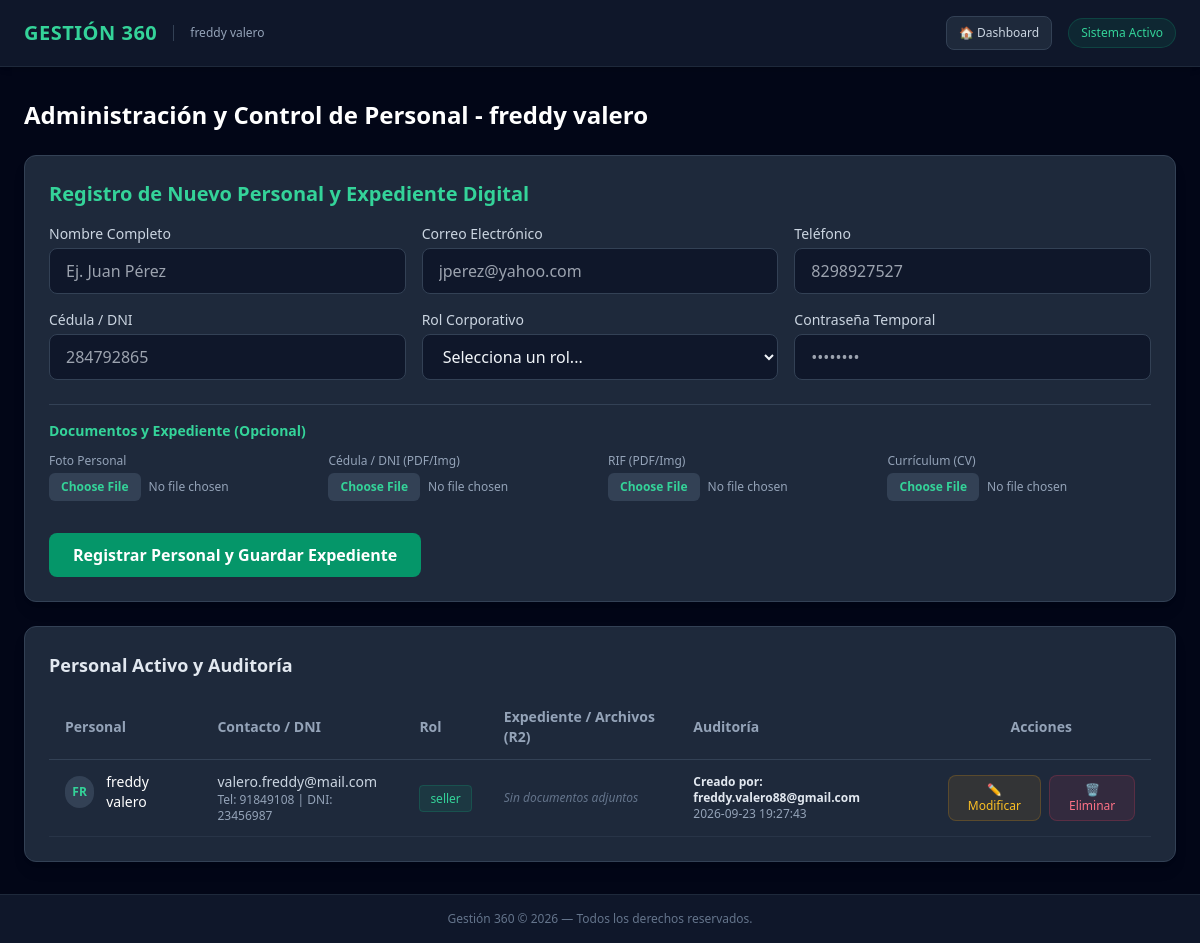
Page /personal/ (signed in) on the committed database.
### tables this page shows
CREATE TABLE users (
            id INTEGER PRIMARY KEY AUTOINCREMENT,
            business_id INTEGER,
            name TEXT NOT NULL,
            email TEXT UNIQUE NOT NULL,
            phone TEXT,
            dni TEXT UNIQUE NOT NULL,
            role TEXT NOT NULL,
            password TEXT NOT NULL,
            photo TEXT,
            dni_doc TEXT,
            rif_doc TEXT,
            cv_doc TEXT,
            created_by TEXT,
            created_at TIMESTAMP DEFAULT CURRENT_TIMESTAMP
        );

### routes/personal_routes.py (the view)
@personal_bp.route('/', methods=['GET'])
def personal_view():
    company_name = session.get('company_name', 'Mi Empresa')
    company_rif = session.get('company_rif', 'J-00000000-0')
    staff_members = []
    try:
        engine = get_db_connection()
        metadata = sqlalchemy.MetaData()
        users_table = sqlalchemy.Table('users', metadata, autoload_with=engine)
        with engine.connect() as connection:
            stmt = sqlalchemy.select(users_table)
            result = connection.execute(stmt).fetchall()
            staff_members = [dict(row._mapping) for row in result]
    except Exception as e:
        print(f"Error cargando personal: {e}")
    return render_template("personal/index.html", company_name=company_name, staff_members=staff_members)

### utils.py (called while the page is built)
def get_db_connection():
    DATABASE_URL = os.getenv("DATABASE_URL")
    return sqlalchemy.create_engine(DATABASE_URL)

### templates/personal/index.html (shortened to what this page needs)
{% extends "base.html" %}
{% block header_title %}Administración y Control de Personal - {{ company_name }}{% endblock %}
{% block content %}
<div class="space-y-6">
    <div class="bg-slate-800 border border-slate-700 p-6 rounded-xl shadow-lg">
        <h3 class="text-xl font-bold text-emerald-400 mb-4">Registro de Nuevo Personal y Expediente Digital</h3>
        <form action="/personal/api/create" method="POST" enctype="multipart/form-data" class="grid grid-cols-1 md:grid-cols-3 gap-4">
            <div>
                <label class="block text-sm font-medium text-slate-300 mb-1">Nombre Completo</label>
                <input type="text" name="name" required class="w-full bg-slate-900 border border-slate-700 rounded-lg px-4 py-2.5 text-slate-100 focus:outline-none focus:border-emerald-500" placeholder="Ej. Juan Pérez">
            </div>
            <div>
                <label class="block text-sm font-medium text-slate-300 mb-1">Correo Electrónico</label>
                <input type="email" name="email" required class="w-full bg-slate-900 border border-slate-700 rounded-lg px-4 py-2.5 text-slate-100 focus:outline-none focus:border-emerald-500" placeholder="jperez@yahoo.com">
            </div>
            <div>
                <label class="block text-sm font-medium text-slate-300 mb-1">Teléfono</label>
                <input type="text" name="phone" class="w-full bg-slate-900 border border-slate-700 rounded-lg px-4 py-2.5 text-slate-100 focus:outline-none focus:border-emerald-500" placeholder="8298927527">
            </div>
            <div>
                <label class="block text-sm font-medium text-slate-300 mb-1">Cédula / DNI</label>
                <input type="text" name="dni" required class="w-full bg-slate-900 border border-slate-700 rounded-lg px-4 py-2.5 text-slate-100 focus:outline-none focus:border-emerald-500" placeholder="284792865">
            </div>
            <div>
                <label class="block text-sm font-medium text-slate-300 mb-1">Rol Corporativo</label>
                <select name="role" required class="w-full bg-slate-900 border border-slate-700 rounded-lg px-4 py-2.5 text-slate-100 focus:outline-none focus:border-emerald-500">
                    <option value="" disabled selected>Selecciona un rol...</option>
                </select>
            </div>
            <div>
                <label class="block text-sm font-medium text-slate-300 mb-1">Contraseña Temporal</label>
                <input type="password" name="password" required class="w-full bg-slate-900 border border-slate-700 rounded-lg px-4 py-2.5 text-slate-100 focus:outline-none focus:border-emerald-500" placeholder="••••••••">
            </div>
            <div class="md:col-span-3 border-t border-slate-700 pt-4 mt-2">
                <h4 class="text-sm font-semibold text-emerald-400 mb-3">Documentos y Expediente (Opcional)</h4>
                <div class="grid grid-cols-1 md:grid-cols-4 gap-4">
                    <div>
                        <label class="block text-xs text-slate-400 mb-1">Foto Personal</label>
                        <input type="file" name="photo" accept="image/*" class="w-full text-xs text-slate-400 file:mr-2 file:py-1.5 file:px-3 file:rounded-md file:border-0 file:text-xs file:font-semibold file:bg-slate-700 file:text-emerald-400 hover:file:bg-slate-600">
                    </div>
                    <div>
                        <label class="block text-xs text-slate-400 mb-1">Cédula / DNI (PDF/Img)</label>
                        <input type="file" name="dni_doc" class="w-full text-xs text-slate-400 file:mr-2 file:py-1.5 file:px-3 file:rounded-md file:border-0 file:text-xs file:font-semibold file:bg-slate-700 file:text-emerald-400 hover:file:bg-slate-600">
                    </div>
                    <div>
                        <label class="block text-xs text-slate-400 mb-1">RIF (PDF/Img)</label>
                        <input type="file" name="rif_doc" class="w-full text-xs text-slate-400 file:mr-2 file:py-1.5 file:px-3 file:rounded-md file:border-0 file:text-xs file:font-semibold file:bg-slate-700 file:text-emerald-400 hover:file:bg-slate-600">
                    </div>
                    <div>
                        <label class="block text-xs text-slate-400 mb-1">Currículum (CV)</label>
                        <input type="file" name="cv_doc" class="w-full text-xs text-slate-400 file:mr-2 file:py-1.5 file:px-3 file:rounded-md file:border-0 file:text-xs file:font-semibold file:bg-slate-700 file:text-emerald-400 hover:file:bg-slate-600">
                    </div>
                </div>
            </div>
            <div class="md:col-span-3 pt-4">
                <button type="submit" class="bg-emerald-600 hover:bg-emerald-500 text-white font-bold px-6 py-2.5 rounded-lg transition duration-200">
                    Registrar Personal y Guardar Expediente
                </button>
            </div>
        </form>
    </div>
    <div class="bg-slate-800 border border-slate-700 p-6 rounded-xl shadow-lg">
        <h4 class="text-lg font-semibold text-slate-200 mb-4">Personal Activo y Auditoría</h4>
        <div class="overflow-x-auto">
            <table class="w-full text-left border-collapse">
                <thead>
                    <tr class="border-b border-slate-700 text-slate-400 text-sm">
                        <th class="py-3 px-4">Personal</th>
                        <th class="py-3 px-4">Contacto / DNI</th>
                        <th class="py-3 px-4">Rol</th>
                        <th class="py-3 px-4">Expediente / Archivos (R2)</th>
                        <th class="py-3 px-4">Auditoría</th>
                        <th class="py-3 px-4 text-center">Acciones</th>
                    </tr>
                </thead>
                <tbody class="text-slate-300 text-sm">
                    {% for member in staff_members %}
                    <tr class="border-b border-slate-700/50">
                        <td class="py-3 px-4 font-medium text-white flex items-center gap-3">
                            {% if member.photo %}
                                <img src="/personal/download-doc?key={{ member.photo }}" class="w-8 h-8 rounded-full object-cover border border-slate-600">
                            {% else %}
                                <div class="w-8 h-8 rounded-full bg-slate-700 flex items-center justify-center text-xs text-emerald-400 font-bold">
                                    {{ member.name[:2] | upper }}
                                </div>
                            {% endif %}
                            {{ member.name }}
                        </td>
                        <td class="py-3 px-4">
                            <div>{{ member.email }}</div>
                            <div class="text-xs text-slate-400">Tel: {{ member.phone or 'N/A' }} | DNI: {{ member.dni }}</div>
                        </td>
                        <td class="py-3 px-4">
                            <span class="bg-emerald-500/10 text-emerald-400 px-2.5 py-1 rounded text-xs border border-emerald-500/20 font-medium">
                                {{ member.role }}
                            </span>
                        </td>
                        <td class="py-3 px-4 text-xs">
                            <div class="flex flex-col gap-1.5">
                                {% if not member.photo and not member.dni_doc and not member.rif_doc and not member.cv_doc %}
                                    <span class="text-slate-500 italic">Sin documentos adjuntos</span>
                                {% endif %}
                            </div>
                        </td>
                        <td class="py-3 px-4 text-xs">
                            <div class="font-semibold text-slate-200">
                                Creado por: {{ member.creator_name or member.created_by }}
                            </div>
                            <div class="text-slate-400">{{ member.created_at }}</div>
                        </td>
                        <td class="py-3 px-4 text-center">
                            <div class="flex items-center justify-center gap-2">
                                <button type="button" data-member='{{ member | tojson | forceescape }}' onclick="openEditModal(JSON.parse(this.dataset.member))" class="text-xs bg-amber-500/10 text-amber-400 hover:bg-amber-500/20 px-3 py-1.5 rounded-lg border border-amber-500/20 font-medium inline-flex items-center gap-1 transition">
                                    ✏️ Modificar
                                </button>
                                <form action="/personal/api/delete/{{ member.id }}" method="POST" onsubmit="return confirm('⚠️ ¿Estás totalmente seguro de que deseas eliminar a {{ member.name }}? Esta acción no se puede deshacer.');" class="inline">
                                    <button type="submit" class="text-xs bg-rose-500/10 text-rose-400 hover:bg-rose-500/20 px-3 py-1.5 rounded-lg border border-rose-500/20 font-medium inline-flex items-center gap-1 transition">
                                        🗑️ Eliminar
                                    </button>
                                </form>
                            </div>
                        </td>
                    </tr>
                    {% else %}
                    <tr>
                        <td colspan="6" class="py-6 text-center text-slate-500">
                            No hay personal registrado.
                        </td>
                    </tr>
                    {% endfor %}
                </tbody>
            </table>
        </div>
    </div>
</div>
{% endblock %}

### templates/base.html (shortened to what this page needs)
<!DOCTYPE html>
<html lang="es">
<head>
    <script src="https://cdn.tailwindcss.com"></script>
</head>
<body class="bg-slate-950 text-slate-100 min-h-screen flex flex-col font-sans">
    <header class="bg-slate-900 border-b border-slate-800 shadow-md px-6 py-4 flex items-center justify-between">
        <div class="flex items-center gap-4">
            <h1 class="text-xl font-extrabold tracking-wide text-emerald-400">GESTIÓN 360</h1>
            <span class="text-xs text-slate-400 border-l border-slate-700 pl-4">
                {{ session.get('company_name', 'Panel Corporativo') }}
            </span>
        </div>
        <div class="flex items-center gap-4">
            <a href="/dashboard" class="text-xs bg-slate-800 hover:bg-slate-700 text-slate-300 px-3 py-2 rounded-lg border border-slate-700 transition">
                🏠 Dashboard
            </a>
            <span class="text-xs bg-emerald-500/10 text-emerald-400 px-3 py-1.5 rounded-full border border-emerald-500/20 font-medium">
                Sistema Activo
            </span>
        </div>
    </header>
    <main class="flex-1 max-w-7xl w-full mx-auto px-6 py-8">
        <div class="mb-6">
            <h2 class="text-2xl font-bold text-white">
                {% block header_title %}Panel de Control{% endblock %}
            </h2>
        </div>
        {% block content %}{% endblock %}
    </main>
    <footer class="bg-slate-900 border-t border-slate-800 py-4 text-center text-xs text-slate-500">
        Gestión 360 &copy; 2026 — Todos los derechos reservados.
    </footer>
</body>
</html>

### rows in the picture
users: get "freddy valero", name "freddy valero", name "FR", email "valero.freddy@mail.com", phone "91849108", dni "23456987", role "seller", created_by "freddy.valero88@gmail.com", created_at "2026-09-23 19:27:43"
